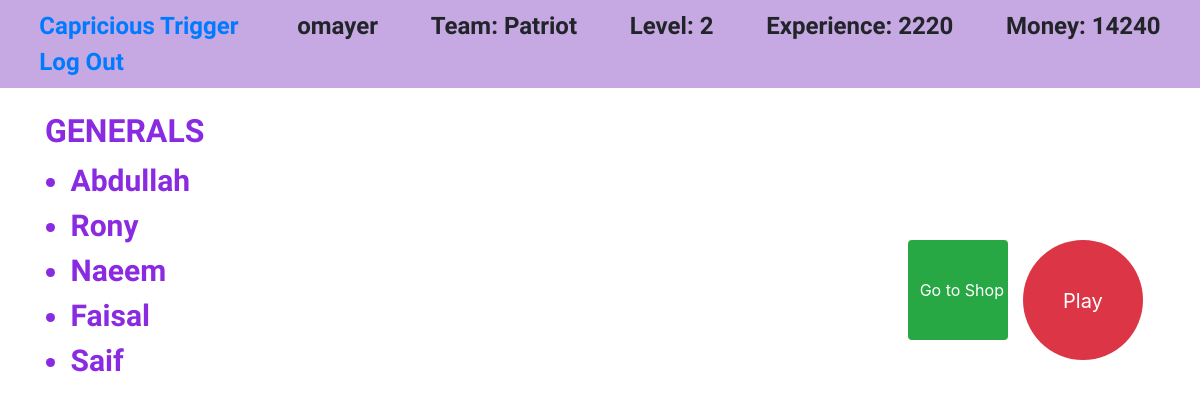
The page /cabinet (signed in) on the database as committed earlier.
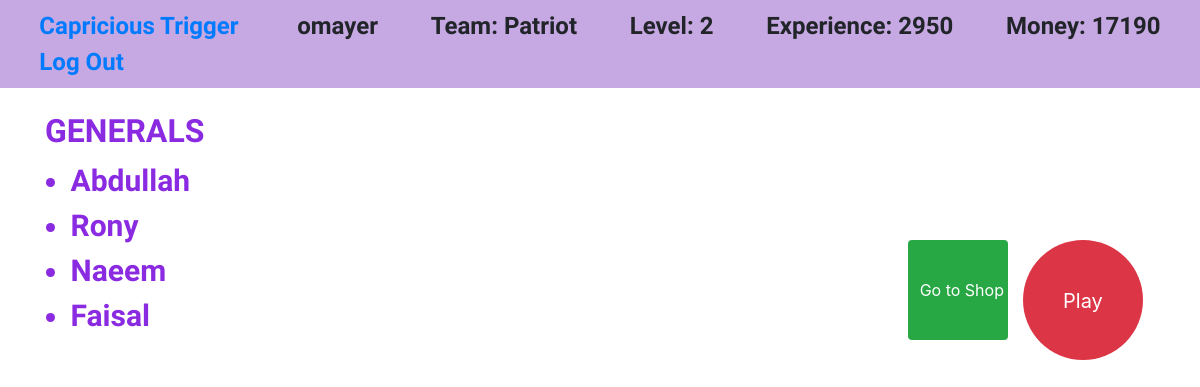
The same page on the database as committed later.
### singlePlayer/models.py (models this page shows, shortened)
class User(AbstractUser):
    image_url = models.URLField(max_length=5000, blank=True, null=True)
    levels = models.IntegerField(default=0)
    experience = models.IntegerField(default=0)
    money = models.IntegerField(default=10000)
    team = models.ForeignKey(
        Team, on_delete=models.PROTECT, related_name="team", blank=True, null=True)

class General(models.Model):
    name = models.CharField(max_length=40)
    team = models.ForeignKey(
        Team, on_delete=models.PROTECT, related_name='generals', blank=True, null=True)
    commander = models.ForeignKey(
        User, on_delete=models.PROTECT, related_name="generals", blank=True, null=True)
    cap_image_url = models.URLField(max_length=5000)
    max_life = models.IntegerField(default=5)
    life = models.IntegerField(default=5)
    attack = models.IntegerField(default=80)
    defense = models.IntegerField(default=50)
    is_selected = models.BooleanField(default=False)
    leading_role = models.BooleanField(default=False)
    on_battle_k_u = models.IntegerField(default=0)
    killed_units = models.IntegerField(default=0)
    as_opponent = models.ForeignKey(Opponent, on_delete=models.SET_NULL,
                                    related_query_name='generals', related_name='generals', blank=True, null=True)

class Team(models.Model):
    name = models.CharField(max_length=40)
    image_url = models.URLField(max_length=5000)

### singlePlayer/views.py (the view)
# urls.py: path('cabinet', views.cabinet, name='cabinet'),
@login_required
def cabinet(request):
    user = User.objects.get(username=request.user)
    user_generals = General.objects.filter(commander=user)
    user_soldiers = Soldier.objects.filter(commander=user)
    soldiers = []
    for soldier in user_soldiers:
        if soldier.killed_units >= 5:
            soldiers.append(soldier)
    if user_generals.count() == 0:
        return redirect('choose')
    else:
        return render(request, 'game/cabinet.html', {
            "generals": user_generals,
            "soldiers": soldiers
        })

### singlePlayer/templates/game/cabinet.html (shortened to what this page needs)
{% extends 'game/layout.html' %}
{% load static %}
{% block body %}
<div class="container" id="generals_cabinet">
    <div class="row">
        <div class="col"><br>
            <h2 class="title">Generals</h2>
            <ul id="generals">
                {% for general in generals %}
                <li class="general_names" data-general="{{ general.id }}">{{ general.name }}</li>
                {% endfor %}
            </ul>
        </div>
        <div class="col" id="attributes"></div>
        <div class="col"><br><br>
        </div>
        <div class="col">
            <br><br><br><br><br><br>
            <a href="{% url 'game' %}" class="btn btn-danger" id="start">Play</a>
            <a href="{% url 'shop' %}" class="btn btn-success" id="shop">Go to Shop</a>
        </div>
        <br><br>
    </div>
</div>
{% endblock body %}
{% block script %}
<link rel="stylesheet" href="{% static 'css/cabinet.css' %}">
{% endblock script %}

### singlePlayer/templates/game/layout.html (shortened to what this page needs)
<!DOCTYPE html>
<html lang="en">
{% load static %}
<head>
    <link rel="stylesheet" href="{% static 'css/cabinet.css' %}">
    <link rel="stylesheet" href="https://maxcdn.bootstrapcdn.com/bootstrap/4.0.0/css/bootstrap.min.css"
>
    {% block script %}
    {% endblock script %}
</head>
<body>
    <nav class="navbar navbar-light" style="background-color: rgb(198, 168, 226);">
        <a href='#' class='user-attr top_link'
            style="font-family:'Nanum Gothic', sans-serif;text-decoration: none;">Capricious Trigger</a><br>
        <span class="user-attr">{{ user }}</span>
        <span class="user-attr">Team: {{ user.team.name }}</span>
        <span class="user-attr">Level: {{ user.levels }}</span>
        <span class="user-attr">Experience: {{ user.experience }}</span>
        <span class="user-attr">Money: {{ user.money }}</span>
        <a href="{% url 'logout' %}" class="user-attr top_link" style="text-decoration: none;">Log Out</a>
    </nav>
    {% block body %}
    {% endblock %}
</body>

Rows that differ between the two databases and show on the page:
removed General: name "Saif"
changed User "omayer": experience "2220" → "2950"; money "14240" → "17190"
